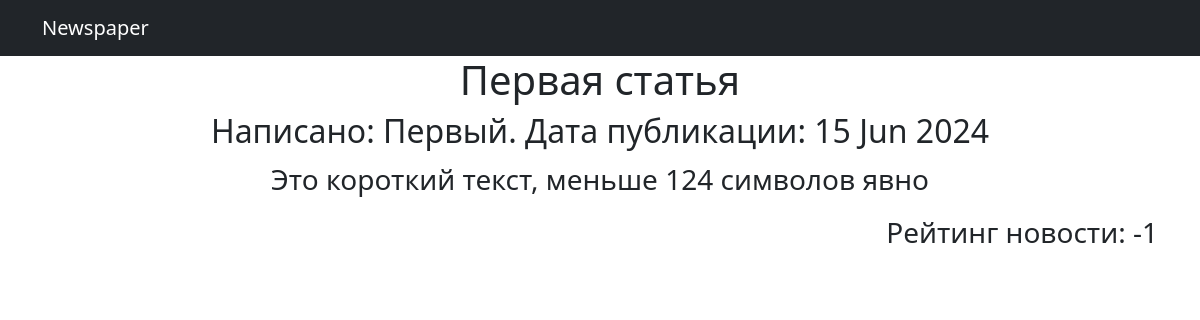
The page /news_list/1 on the database its author committed.
### news/models.py (models this page shows, shortened)
class Post(models.Model):
    post = 'PO'
    news = 'NE'
    TYPE = [
        (post, 'статья'),
        (news, 'новость')
    ]
    author = models.ForeignKey(Author, on_delete=models.CASCADE)
    type = models.CharField(max_length=2, choices=TYPE)
    creation_time = models.DateTimeField(auto_now_add=True)
    category = models.ManyToManyField(Category, through='PostCategory')
    title = models.CharField(max_length=255)
    text = models.TextField()
    rating = models.IntegerField(default=0)

class Author(models.Model):
    user = models.OneToOneField(User, on_delete=models.CASCADE)
    rating = models.IntegerField(default=0)

### news/views.py (the view)
# urls.py: path('<int:pk>', NewsDetail.as_view()),
class NewsDetail(DetailView):
    model = Post
    template_name = 'news_detail.html'
    context_object_name = 'news_detail'

### news/templatetags/censorship.py (called while the page is built)
@register.filter()
def censor(value):
    processed = re.findall(r'\w+|[^\s\w]+', value)
    result = ''
    for word in processed:
        if word.lower() in black_list:
            letters = list(word)
            for i in range(len(letters) - 1):
                letters[i + 1] = '*'
            s = ''.join(letters)
            result += f'{s} '
        elif word in punctuations:
            result = result.strip()
            result += f'{word} '
        elif word in connectors:
            result = result.strip()
            result += f'{word}'
        else:
            result += f"{word} "
    result = result.strip()
    return result

### templates/news_detail.html (shortened to what this page needs)
{% extends 'flatpages/default.html' %}
{% load censorship %}!
{% block content %}
<h1>{{ news_detail.title | censor }}</h1>
<h2>Написано: {{ news_detail.author.user }}. Дата публикации: {{ news_detail.creation_time | date:'d M Y' }}</h2>
<p style="font-size:1.75em">
    {{ news_detail.text | censor }}
</p>
<h3 style="text-align:right">Рейтинг новости: {{ news_detail.rating }}</h3>
{% endblock content %}

### rows shown on the page
Post: title|censor "Первая статья", author.user "Первый", creation_time "15 Jun 2024", text|censor "Это короткий текст, меньше 124 символов явно", rating "-1"
